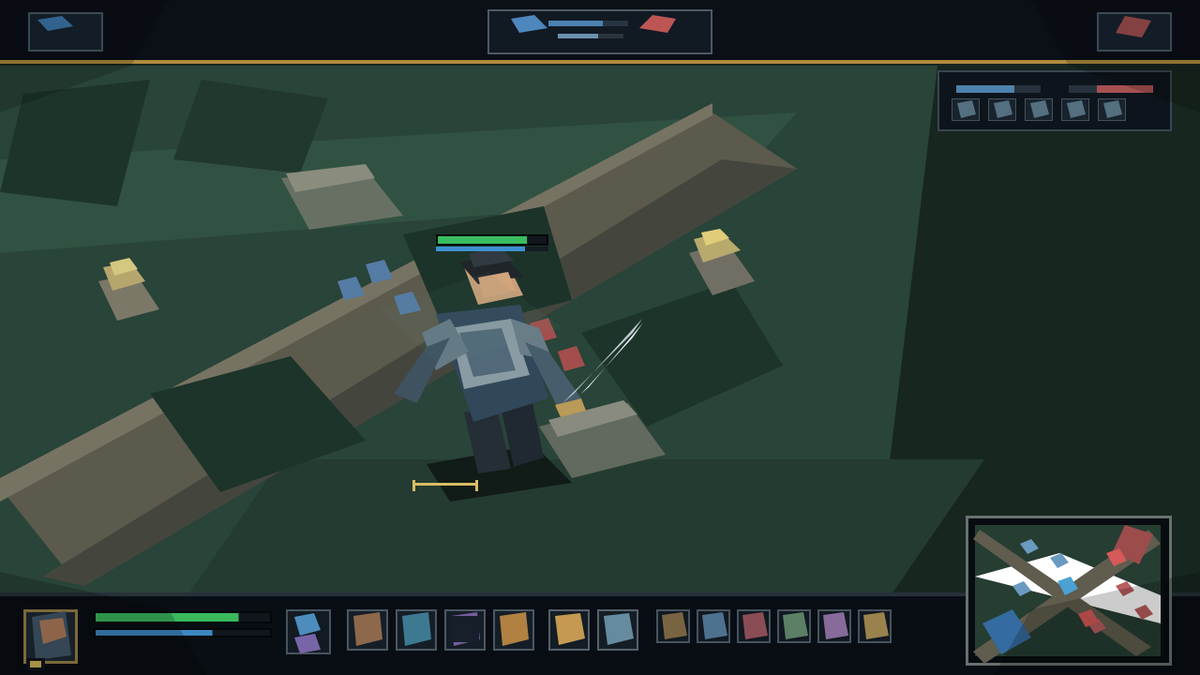
Frame 1 (no input)
Frame 2 (the mouse pressed at the canvas centre, redrawn once): identical to frame 1, image omitted

The p5.js sketch that drew this single still picture (run headless with seeded random() and noise() and a simulated clock; the mouse was pressed at the canvas centre and the sketch redrawn once):

// p5.js sketch
// ── sketch.js
// ============================================================
// RECRIAÇÃO ESTILIZADA DE UMA TELA DE MOBA
// p5.js — estático
// Primitiva geométrica utilizada: SOMENTE quad()
// ============================================================

function setup() {
  createCanvas(1280, 720);
  noLoop();
}

function draw() {
  background("#10141b");

  // ----------------------------------------------------------
  // FUNÇÕES AUXILIARES
  // ----------------------------------------------------------

  function q(x1, y1, x2, y2, x3, y3, x4, y4, c) {
    fill(c);
    noStroke();
    quad(x1, y1, x2, y2, x3, y3, x4, y4);
  }

  function qs(x, y, w, h, c) {
    q(x, y, x + w, y, x + w, y + h, x, y + h, c);
  }

  function border(x, y, w, h, c, thickness) {
    qs(x, y, w, thickness, c);
    qs(x, y + h - thickness, w, thickness, c);
    qs(x, y, thickness, h, c);
    qs(x + w - thickness, y, thickness, h, c);
  }

  function healthBar(x, y, w, h, value, color) {
    qs(x, y, w, h, "#11151c");
    qs(x + 2, y + 2, (w - 4) * value, h - 4, color);
    border(x, y, w, h, "#05070a", 2);
  }

  // ----------------------------------------------------------
  // FUNDO / ARENA
  // ----------------------------------------------------------

  qs(0, 0, width, height, "#17261f");

  // Área principal do mapa
  q(
    0, 70,
    1000, 70,
    930, 650,
    0, 650,
    "#294438"
  );

  // Faixas de terreno
  q(
    0, 170,
    850, 120,
    770, 210,
    0, 270,
    "#315242"
  );

  q(
    190, 650,
    940, 650,
    1050, 490,
    300, 490,
    "#243b31"
  );

  // Caminho diagonal principal
  q(
    0, 520,
    760, 120,
    850, 180,
    80, 620,
    "#5b5a4c"
  );

  // Bordas do caminho
  q(
    0, 510,
    760, 110,
    760, 123,
    0, 535,
    "#777363"
  );

  q(
    770, 170,
    850, 180,
    90, 625,
    45, 615,
    "#44463e"
  );

  // ----------------------------------------------------------
  // ÁREAS DE VEGETAÇÃO
  // ----------------------------------------------------------

  q(
    25, 100,
    160, 85,
    125, 220,
    0, 205,
    "#1d342b"
  );

  q(
    215, 85,
    350, 105,
    320, 185,
    185, 170,
    "#20382d"
  );

  q(
    430, 250,
    580, 220,
    610, 320,
    475, 355,
    "#1c3329"
  );

  q(
    620, 355,
    780, 300,
    835, 390,
    690, 455,
    "#1d342a"
  );

  q(
    160, 420,
    310, 380,
    390, 470,
    235, 525,
    "#1c3429"
  );

  // ----------------------------------------------------------
  // MUROS / ESTRUTURAS
  // ----------------------------------------------------------

  q(
    300, 190,
    390, 180,
    430, 230,
    330, 245,
    "#687064"
  );

  q(
    305, 185,
    390, 175,
    400, 190,
    315, 205,
    "#8a8c7d"
  );

  q(
    575, 455,
    670, 430,
    710, 485,
    610, 510,
    "#62695f"
  );

  q(
    585, 448,
    665, 427,
    680, 442,
    595, 466,
    "#888b7e"
  );

  // ----------------------------------------------------------
  // TORRES
  // ----------------------------------------------------------

  // Torre esquerda
  q(
    105, 300,
    145, 292,
    170, 330,
    125, 342,
    "#7c7868"
  );

  q(
    110, 285,
    140, 280,
    155, 300,
    120, 310,
    "#b6a66d"
  );

  q(
    117, 280,
    138, 275,
    147, 287,
    122, 294,
    "#d4c77f"
  );

  // Torre central
  q(
    735, 270,
    775, 258,
    805, 300,
    760, 315,
    "#716f64"
  );

  q(
    740, 255,
    770, 248,
    790, 267,
    750, 280,
    "#b8a96c"
  );

  q(
    748, 248,
    768, 244,
    778, 254,
    753, 262,
    "#e1cc79"
  );

  // ----------------------------------------------------------
  // MINIONS / UNIDADES
  // ----------------------------------------------------------

  // Grupo azul
  q(360, 300, 380, 295, 389, 315, 367, 320, "#547ca4");
  q(390, 282, 410, 277, 419, 297, 397, 302, "#547ca4");
  q(420, 316, 440, 311, 449, 331, 427, 336, "#547ca4");

  // Grupo vermelho
  q(535, 360, 555, 354, 564, 375, 542, 380, "#a34e4c");
  q(565, 345, 585, 339, 594, 360, 572, 366, "#a34e4c");
  q(595, 375, 615, 369, 624, 390, 602, 396, "#a34e4c");

  // ----------------------------------------------------------
  // PERSONAGEM CENTRAL
  // ----------------------------------------------------------

  // Sombra
  q(
    455, 495,
    570, 475,
    610, 515,
    480, 535,
    "#111b17"
  );

  // Pernas
  q(
    495, 440,
    530, 435,
    545, 500,
    510, 505,
    "#252d35"
  );

  q(
    535, 438,
    568, 430,
    580, 488,
    548, 498,
    "#202831"
  );

  // Capa / corpo
  q(
    465, 335,
    555, 325,
    585, 425,
    505, 450,
    "#31475a"
  );

  // Armadura
  q(
    480, 350,
    545, 340,
    565, 400,
    495, 415,
    "#8b9ba4"
  );

  q(
    490, 355,
    535, 350,
    550, 395,
    505, 402,
    "#516979"
  );

  // Ombros
  q(
    450, 355,
    480, 340,
    500, 375,
    465, 395,
    "#657986"
  );

  q(
    545, 340,
    575, 350,
    590, 385,
    555, 378,
    "#697c87"
  );

  // Cabeça
  q(
    495, 285,
    540, 278,
    558, 315,
    510, 325,
    "#c89e78"
  );

  // Cabelo / capacete
  q(
    490, 280,
    535, 270,
    558, 295,
    510, 303,
    "#20252a"
  );

  q(
    500, 270,
    535, 265,
    548, 278,
    505, 285,
    "#303a40"
  );

  // Rosto
  q(
    510, 296,
    542, 290,
    550, 310,
    516, 318,
    "#d2a47b"
  );

  // Braço esquerdo
  q(
    455, 370,
    480, 360,
    445, 430,
    420, 420,
    "#3e5260"
  );

  // Braço direito
  q(
    560, 365,
    585, 375,
    620, 425,
    595, 435,
    "#465d6b"
  );

  // Espada
  q(
    600, 430,
    612, 420,
    685, 340,
    675, 355,
    "#bfc9ce"
  );

  q(
    592, 432,
    620, 425,
    625, 438,
    598, 445,
    "#b99a58"
  );

  // Brilho da espada
  q(
    620, 420,
    628, 413,
    686, 344,
    675, 360,
    "#e5eceb"
  );

  // ----------------------------------------------------------
  // BARRA DE VIDA DO PERSONAGEM
  // ----------------------------------------------------------

  healthBar(465, 250, 120, 12, 0.82, "#39bd61");

  qs(465, 263, 120, 5, "#151c22");
  qs(465, 263, 95, 5, "#3d91d1");

  // ----------------------------------------------------------
  // HUD SUPERIOR
  // ----------------------------------------------------------

  qs(0, 0, 1280, 68, "#0b1017");
  qs(0, 64, 1280, 4, "#b18b3d");

  // Placar esquerdo
  qs(30, 13, 80, 42, "#172331");
  border(30, 13, 80, 42, "#465a67", 2);

  q(
    40, 21,
    66, 17,
    78, 28,
    51, 33,
    "#3d79ad"
  );

  // Placar central
  qs(520, 10, 240, 48, "#111923");
  border(520, 10, 240, 48, "#4e5962", 2);

  // Cristais / indicadores
  q(545, 20, 570, 16, 584, 30, 554, 35, "#4d87bd");
  q(696, 16, 721, 20, 712, 35, 682, 30, "#bd5555");

  // Barras de pontuação
  qs(585, 22, 85, 6, "#263541");
  qs(585, 22, 58, 6, "#4c82b2");

  qs(595, 36, 70, 5, "#29343d");
  qs(595, 36, 43, 5, "#6c91ad");

  // Placar direito
  qs(1170, 13, 80, 42, "#172331");
  border(1170, 13, 80, 42, "#465a67", 2);

  q(
    1200, 17,
    1228, 22,
    1218, 40,
    1190, 35,
    "#a14f50"
  );

  // ----------------------------------------------------------
  // HUD INFERIOR
  // ----------------------------------------------------------

  qs(0, 635, 1280, 85, "#090e14");
  qs(0, 632, 1280, 4, "#26313a");

  // Retrato
  qs(25, 650, 58, 58, "#1d2934");
  border(25, 650, 58, 58, "#9b8248", 3);

  q(
    34, 658,
    70, 652,
    76, 699,
    38, 704,
    "#42586a"
  );

  q(
    42, 662,
    67, 659,
    71, 679,
    46, 687,
    "#b07d5c"
  );

  // Nível
  qs(28, 702, 20, 13, "#10151b");
  qs(32, 705, 12, 7, "#d1b45b");

  // Barras do personagem
  healthBar(100, 652, 190, 13, 0.82, "#39b85c");
  healthBar(100, 670, 190, 10, 0.67, "#3c87c2");

  // Recursos
  qs(305, 650, 48, 48, "#121a22");
  border(305, 650, 48, 48, "#465560", 2);

  q(314, 658, 335, 654, 342, 672, 320, 678, "#4d8dbd");
  q(314, 680, 336, 676, 342, 693, 320, 697, "#7865a8");

  // Habilidades
  let abilityX = 370;

  for (let i = 0; i < 4; i++) {
    qs(abilityX + i * 52, 650, 44, 44, "#151e27");
    border(abilityX + i * 52, 650, 44, 44, "#4b5862", 2);

    let colors = ["#8d684b", "#3e7992", "#745e9c", "#b18142"];

    q(
      abilityX + i * 52 + 7, 657,
      abilityX + i * 52 + 35, 653,
      abilityX + i * 52 + 38, 682,
      abilityX + i * 52 + 10, 689,
      colors[i]
    );

    // recarga sombreada
    if (i == 2) {
      qs(abilityX + i * 52 + 7, 657, 30, 28, "#17202a");
    }
  }

  // Feitiços
  qs(585, 650, 44, 44, "#141c24");
  border(585, 650, 44, 44, "#56616a", 2);
  q(592, 657, 619, 654, 624, 681, 596, 688, "#c49a52");

  qs(637, 650, 44, 44, "#141c24");
  border(637, 650, 44, 44, "#56616a", 2);
  q(644, 657, 671, 654, 676, 681, 648, 688, "#668b9f");

  // Itens
  for (let i = 0; i < 6; i++) {
    qs(700 + i * 43, 650, 36, 36, "#111820");
    border(700 + i * 43, 650, 36, 36, "#46535e", 2);

    let itemColors = [
      "#796442",
      "#4e7190",
      "#8b4d55",
      "#5b8066",
      "#866b9b",
      "#9a824d"
    ];

    q(
      706 + i * 43, 656,
      728 + i * 43, 653,
      733 + i * 43, 678,
      709 + i * 43, 682,
      itemColors[i]
    );
  }

  // ----------------------------------------------------------
  // MINIMAPA
  // ----------------------------------------------------------

  qs(1030, 550, 220, 160, "#080c10");
  border(1030, 550, 220, 160, "#66716e", 3);

  // Terreno do minimapa
  q(
    1040, 560,
    1238, 560,
    1238, 700,
    1040, 700,
    "#263d32"
  );

  // Rio
  q(
    1040, 615,
    1130, 590,
    1238, 635,
    1238, 665,
    1125, 620,
    1040, 645,
    "#31546a"
  );

  // Caminhos
  q(
    1045, 565,
    1228, 690,
    1212, 700,
    1038, 575,
    "#605c4e"
  );

  q(
    1038, 695,
    1225, 565,
    1238, 580,
    1050, 708,
    "#605c4e"
  );

  // Base azul
  q(
    1048, 665,
    1080, 650,
    1100, 680,
    1068, 698,
    "#346ba0"
  );

  // Base vermelha
  q(
    1200, 560,
    1230, 570,
    1215, 602,
    1187, 588,
    "#9d4c4c"
  );

  // Torres azuis
  q(1080, 625, 1092, 620, 1100, 630, 1088, 636, "#6b9ac1");
  q(1120, 595, 1132, 590, 1140, 600, 1128, 606, "#6b9ac1");
  q(1088, 580, 1100, 575, 1108, 585, 1096, 591, "#6b9ac1");

  // Torres vermelhas
  q(1190, 625, 1202, 620, 1210, 630, 1198, 636, "#b85d5d");
  q(1160, 665, 1172, 660, 1180, 670, 1168, 676, "#b85d5d");
  q(1210, 650, 1222, 645, 1230, 655, 1218, 661, "#b85d5d");

  // Campeão aliado
  q(1128, 620, 1142, 615, 1150, 628, 1136, 635, "#4ca1d3");

  // Campeões inimigos
  q(1180, 590, 1194, 585, 1202, 598, 1188, 604, "#d65a58");
  q(1150, 655, 1164, 650, 1172, 663, 1158, 669, "#d65a58");

  // ----------------------------------------------------------
  // INDICADORES / HUD LATERAL
  // ----------------------------------------------------------

  qs(1000, 75, 250, 65, "#0d141c");
  border(1000, 75, 250, 65, "#384650", 2);

  // Barras de equipes
  qs(1020, 91, 90, 8, "#26333d");
  qs(1020, 91, 62, 8, "#4d82ad");

  qs(1140, 91, 90, 8, "#26333d");
  qs(1170, 91, 60, 8, "#a65050");

  // Pequenos retratos geométricos
  for (let i = 0; i < 5; i++) {
    qs(1015 + i * 39, 105, 30, 24, "#19232d");
    border(1015 + i * 39, 105, 30, 24, "#45525c", 1);

    q(
      1021 + i * 39, 110,
      1037 + i * 39, 107,
      1041 + i * 39, 122,
      1025 + i * 39, 126,
      "#536f80"
    );
  }

  // ----------------------------------------------------------
  // EFEITOS VISUAIS GEOMÉTRICOS
  // ----------------------------------------------------------

  // Luz no centro
  q(
    405, 330,
    520, 290,
    600, 350,
    470, 390,
    "rgba(92, 139, 130, 0.08)"
  );

  // Marcador de seleção
  stroke("#d8bd64");
  strokeWeight(2);
  noFill();

  // Como a regra exige somente quad como primitiva,
  // o marcador é construído com quatro quads finos.
  fill("#d8bd64");
  noStroke();

  qs(440, 515, 70, 3, "#d8bd64");
  qs(440, 512, 3, 12, "#d8bd64");
  qs(507, 512, 3, 12, "#d8bd64");

  // ----------------------------------------------------------
  // VINHETA
  // ----------------------------------------------------------

  q(
    0, 0,
    180, 0,
    140, 70,
    0, 120,
    "rgba(0,0,0,0.18)"
  );

  q(
    1280, 0,
    1100, 0,
    1140, 70,
    1280, 120,
    "rgba(0,0,0,0.18)"
  );

  q(
    0, 720,
    220, 720,
    180, 650,
    0, 610,
    "rgba(0,0,0,0.20)"
  );

  q(
    1280, 720,
    1060, 720,
    1100, 650,
    1280, 610,
    "rgba(0,0,0,0.20)"
  );
}
